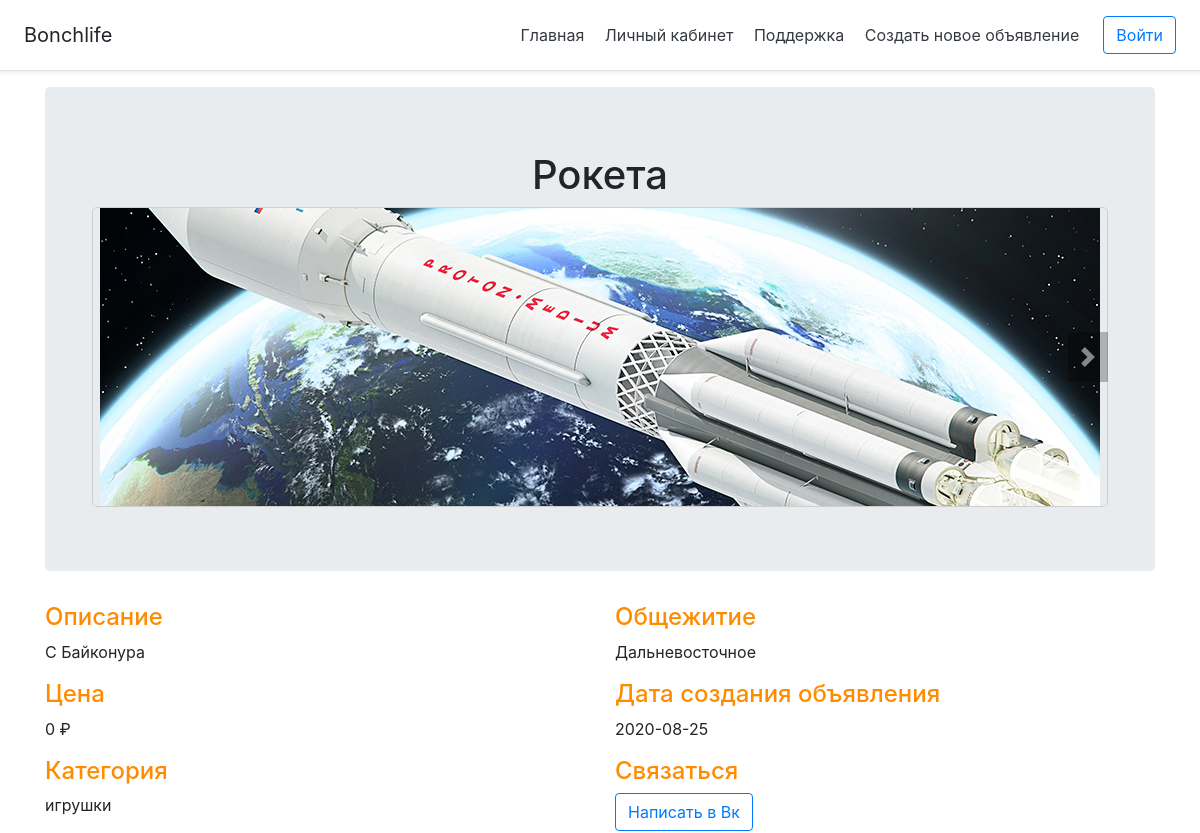
The app's page /post3 with its own data.
### app.py (models this page shows)
class Post(db.Model):
    id=db.Column(db.Integer,primary_key=True,unique=True)
    name = db.Column(db.String(200), nullable=False)
    description=db.Column(db.String(1000),nullable=False)
    category=db.Column(db.String(100),nullable=False)
    cost=db.Column(db.Integer,nullable=False)
    hostel=db.Column(db.String(100),nullable=False)
    urlon=db.Column(db.String(1000),nullable=False)
    timestamp = db.Column(db.DateTime)
    user_id=db.Column(db.Integer,db.ForeignKey('user.id'))
    active=db.Column(db.Boolean())
    user=db.relationship('User')
    img_0 = db.Column(db.String(120), default='image.jpg')
    img_1 = db.Column(db.String(120), default='image.jpg')
    img_2 = db.Column(db.String(120), default='image.jpg')
    img_3 = db.Column(db.String(120), default='image.jpg')

### routes.py (the view, shortened to what this page needs)
@app.route('/post<int:id>')
def show_post(id):
    post =Post.query.get(id)
    p=post.user_id
    user=User.query.get(p)
    datnow = datetime.datetime.now()
    datpost = post.timestamp
    delta = datnow - datpost
    return render_template('post.html',post=post,user=user)

### routes.py (called while the page is built)
@app.after_request
def redirect_to_sign(responce):
    if responce.status_code==401:
        return redirect(url_for('loginging')+'?next='+request.url)
    return responce

### templates/post.html (shortened to what this page needs)
{%extends 'base.html'%}
    {%block body%}
    <div class="container">
      <div class="jumbotron">
        <h1 style="text-align:center;">{{post.name}}</h1>
        <div class="container">
<div class="slider">
    <div class="slider__wrapper">
      <div class="slider__item" >
          <div class="box">
            <img src="{{ url_for('static', filename ='img/'+post.img_0)  }}" alt="">
          </div>
      </div>
    </div>
    <a class="slider__control slider__control_right slider__control_show" href="#" role="button"></a>
  </div>
 </div>
      </div>
      <div class="row marketing">
          <div class="col-lg-6">
              <h4 class="text">Описание</h4>
              <p>{{post.description}}</p>
              <h4 class="text">Цена</h4>
              <p >{{post.cost}} ₽</p>
              <h4 class="text">Категория</h4>
              <p>{{post.category}}</p>
          </div>
        <div class="col-lg-6">
          <h4 class="text">Общежитие</h4>
          <p>{{post.hostel}}</p>
          <h4 class="text">Дата создания объявления</h4>
          <p>{{post.timestamp.date()}}</p>
          <h4 class="text">Связаться </h4>
		<div class="row">
            <div CLASS=" col-lg-10">
            <a class="btn btn btn-outline-primary" href="{{user.id_vk}}" role="button">Написать в Вк</a>
            </div>
		</div>
        </div>
      </div>
    </div>
{%endblock%}

### templates/post.html (style rules this page uses)
.text { color:#FF8C00; }
.slider { position: relative; overflow: hidden; }
.slider__wrapper { display: flex; transition: transform 0.6s ease; }
.slider__item { flex: 0 0 100%; max-height: 300px; max-width: 100%; background-size: cover; }
.slider__control { position: absolute; top: 50%; display: none; align-items: center; justify-content: center; width: 40px; color: #fff; text-align: center; opacity: 0.5; height: 50px; transform: translateY(-50%); background: rgba(0, 0, 0, .5); }
.slider__control_show { display: flex; }
.slider__control_right { right: 0; }
.slider__control::before { content: ''; display: inline-block; width: 20px; height: 20px; background: transparent no-repeat center center; background-size: 100% 100%; }
.slider__item>div { line-height: 250px; font-size: 100px; text-align: center; }
.box { width: 100%; height: 100%; border: 1px solid #cecece; border-radius: 5px; display: flex; justify-content: center; align-items: center; overflow: hidden; position: relative; transform: translate(-50%, -50%); top: 50%; left: 50%; }

### records on screen
Post: name "Рокета", img_0 (picture), description "С Байконура", cost "0", category "игрушки", hostel "Дальневосточное", timestamp "2020-08-25"
